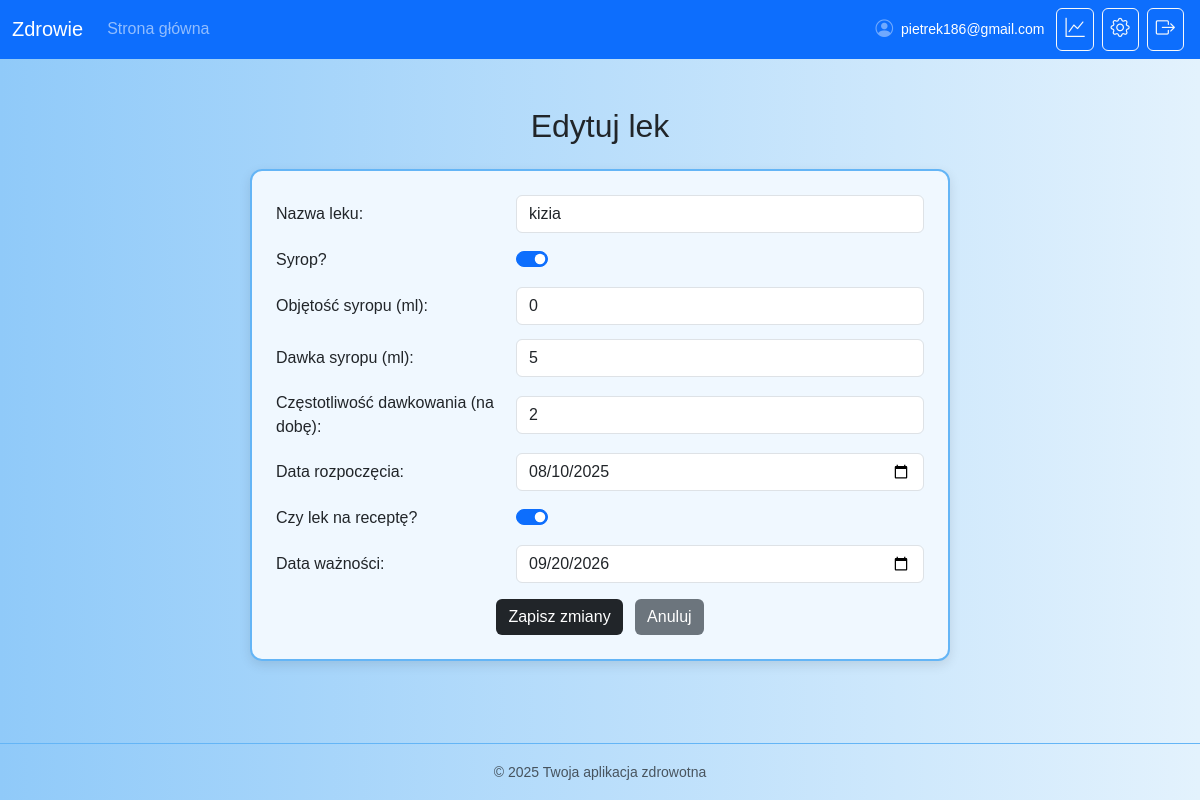
Screenshot of /medications/edit/43/ (signed in) with the database file from the repository.
### core/models.py (models this page shows, shortened)
class CustomUser(AbstractBaseUser):
    email = models.EmailField(unique=True)
    first_name = models.CharField(max_length=100)
    last_name = models.CharField(max_length=100)
    date_of_birth = models.DateField()
    guardian_email = models.EmailField()
    guardian_phone = models.CharField(
        max_length=16,
        blank=True,
        validators=[phone_validator],
        help_text="Numer telefonu opiekuna w formacie międzynarodowym, np. +48..."
    )
    is_active = models.BooleanField(default=True)
    is_staff = models.BooleanField(default=False)
    objects = CustomUserManager()
    USERNAME_FIELD = 'email'
    REQUIRED_FIELDS = ['first_name', 'last_name', 'date_of_birth', 'guardian_email', 'guardian_phone']

### medications/models.py (models this page shows, shortened)
class Medication(models.Model):
    FORM_TABLET = 'tablet'
    FORM_SYRUP  = 'syrup'
    FORM_CHOICES = [
        (FORM_TABLET, 'Tabletki'),
        (FORM_SYRUP,  'Syrop'),
    ]
    user = models.ForeignKey(settings.AUTH_USER_MODEL, on_delete=models.CASCADE)
    name = models.CharField("Nazwa leku", max_length=100)
    form = models.CharField("Postać leku", max_length=10, choices=FORM_CHOICES, default=FORM_TABLET)
    quantity = models.PositiveIntegerField("Ilość tabletek")
    dosage = models.CharField("Dawkowanie (np. 1 tabletka 2× dziennie)", max_length=100, blank=True)
    volume_ml = models.PositiveIntegerField("Objętość syropu (ml)", null=True, blank=True)
    dosage_ml_per_time = models.PositiveIntegerField("Dawka syropu (ml)", null=True, blank=True)
    frequency = models.PositiveIntegerField("Częstotliwość dawkowania (ile razy dziennie)", default=1)
    dosage_amount = models.PositiveIntegerField("Ilość leku na dawkę (np. 2 tabletki/ml)", default=1)
    start_date = models.DateField("Data rozpoczęcia stosowania")
    prescription_required = models.BooleanField("Czy lek na receptę?", default=False)
    expiration_date = models.DateField("Data ważności", null=True, blank=True)
    created_at = models.DateTimeField(auto_now_add=True)
    @property
    def remaining_quantity(self):
        if not self.start_date:
            return self.volume_ml if self.form == self.FORM_SYRUP else self.quantity
        days_used = (date.today() - self.start_date).days
        if days_used < 0:
            return self.volume_ml if self.form == self.FORM_SYRUP else self.quantity
        if self.form == self.FORM_TABLET:
            daily_usage = (self.dosage_amount or 1) * (self.frequency or 1)
            used = daily_usage * days_used
            return max(self.quantity - used, 0)
        elif self.form == self.FORM_SYRUP:
            per = self.dosage_ml_per_time or 1
            freq = self.frequency or 1
            used_ml = per * freq * days_used
            return max((self.volume_ml or 0) - used_ml, 0)
        return self.quantity

### medications/views.py (the view)
# urls.py: path('edit/<int:pk>/', views.edit_medication, name='edit_medication'),
@login_required
def edit_medication(request, pk):
    med = get_object_or_404(Medication, pk=pk, user=request.user)
    if request.method == 'POST':
        form = MedicationForm(request.POST, instance=med)
        if form.is_valid():
            med = form.save(commit=False)
            med.user = request.user
            if med.form == Medication.FORM_TABLET:
                if med.quantity is None:
                    med.quantity = 0
                if not med.dosage_amount:
                    med.dosage_amount = 1
            elif med.form == Medication.FORM_SYRUP:
                pass
            med.save()
            messages.success(request, 'Lek został pomyślnie zaktualizowany.')
            return redirect('medication_list')
    else:
        initial = {'form': med.form}
        if med.form == Medication.FORM_TABLET:
            initial['quantity'] = int(med.remaining_quantity or 0)
        elif med.form == Medication.FORM_SYRUP:
            initial['volume_ml'] = int(med.remaining_quantity or 0)
        form = MedicationForm(instance=med, initial=initial)
    return render(request, 'medications/edit_medication.html', {
        'form': form,
        'med': med
    })

### medications/templates/medications/edit_medication.html (shortened to what this page needs)
{% extends "core/base.html" %}
{% load static %}
{% block content %}
<div class="container mt-5">
  <h2 class="text-center mb-4">Edytuj lek</h2>
  <div class="form-container">
    <form method="post">
      <div class="form-row">
        <div class="form-label-col">Nazwa leku:</div>
        <div class="form-input-col">{{ form.name }}</div>
      </div>
      <div class="form-row">
        <div class="form-label-col">Syrop?</div>
        <div class="form-input-col">
          <div class="form-check form-switch">
            <input class="form-check-input" type="checkbox" id="isSyrupSwitch">
          </div>
        </div>
      </div>
      <div id="syrup-fields" style="display:none;">
        <div class="form-row">
          <div class="form-label-col">Objętość syropu (ml):</div>
          <div class="form-input-col">{{ form.volume_ml }}</div>
        </div>
        <div class="form-row">
          <div class="form-label-col">Dawka syropu (ml):</div>
          <div class="form-input-col">{{ form.dosage_ml_per_time }}</div>
        </div>
      </div>
      <div class="form-row">
        <div class="form-label-col">Częstotliwość dawkowania (na dobę):</div>
        <div class="form-input-col">{{ form.frequency }}</div>
      </div>
      <div class="form-row">
        <div class="form-label-col">Data rozpoczęcia:</div>
        <div class="form-input-col">
          <input type="date" name="start_date" class="form-control"
                 value="{{ form.instance.start_date|date:'Y-m-d' }}">
        </div>
      </div>
      <div class="form-row">
        <div class="form-label-col">Czy lek na receptę?</div>
        <div class="form-input-col">
          <div class="form-check form-switch">
            {{ form.prescription_required }}
          </div>
        </div>
      </div>
      <div class="form-row">
        <div class="form-label-col">Data ważności:</div>
        <div class="form-input-col">
          <input type="date" name="expiration_date" class="form-control"
                 value="{{ form.instance.expiration_date|date:'Y-m-d' }}">
        </div>
      </div>
      <div class="text-center mt-3">
        <button type="submit" class="btn btn-dark me-2">Zapisz zmiany</button>
        <a href="{% url 'medication_list' %}" class="btn btn-secondary">Anuluj</a>
      </div>
    </form>
  </div>
</div>
{% endblock %}

### core/templates/core/base.html (shortened to what this page needs)
<!DOCTYPE html>
<html lang="pl">
<head>
    {% load static %}
    <link href="https://cdn.jsdelivr.net/npm/bootstrap@5.3.2/dist/css/bootstrap.min.css" rel="stylesheet">
    <link rel="stylesheet" href="https://cdn.jsdelivr.net/npm/bootstrap-icons@1.10.5/font/bootstrap-icons.css">
    <link rel="stylesheet" href="{% static 'css/style.css' %}">
</head>
<body class="d-flex flex-column min-vh-100">
<nav class="navbar navbar-expand-lg navbar-dark bg-primary">
    <div class="container-fluid">
        <a class="navbar-brand" href="#">Zdrowie</a>
        <div class="collapse navbar-collapse">
            <ul class="navbar-nav me-auto mb-2 mb-lg-0">
                {% if user.is_authenticated and request.resolver_match.url_name != "login" and request.resolver_match.url_name != "register" and request.resolver_match.url_name != "dashboard" %}
                <li class="nav-item">
                    <a class="nav-link" href="{% url 'dashboard' %}">Strona główna</a>
                </li>
                {% endif %}
            </ul>
            {% if user.is_authenticated and request.resolver_match.url_name != "login" and request.resolver_match.url_name != "register" %}
            <ul class="navbar-nav ms-auto d-flex flex-row align-items-center">
                <li class="nav-item mx-2">
                    <span class="navbar-text d-flex align-items-center gap-2">
                        <i class="bi bi-person-circle opacity-75" style="font-size:1.1rem;"></i>
                        <span class="small d-none d-sm-inline text-truncate text-white fw-normal"
                              style="max-width: 220px;"
                              title="{% firstof user.email user.get_username %}">
                            {% firstof user.email user.get_username %}
                        </span>
                    </span>
                </li>
                <li class="nav-item mx-1">
                    <a class="btn btn-outline-light rounded px-2" href="{% url 'select_results' %}" title="Wyniki pomiarów">
                        <i class="bi bi-graph-up" style="font-size: 1.2rem;"></i>
                    </a>
                </li>
                <li class="nav-item mx-1">
                    <a class="btn btn-outline-light rounded px-2" href="{% url 'settings' %}" title="Ustawienia">
                        <i class="bi bi-gear" style="font-size: 1.2rem;"></i>
                    </a>
                </li>
                <li class="nav-item mx-1">
                    <a class="btn btn-outline-light rounded px-2" href="{% url 'logout' %}" title="Wyloguj się">
                        <i class="bi bi-box-arrow-right" style="font-size: 1.2rem;"></i>
                    </a>
                </li>
            </ul>
            {% endif %}
        </div>
    </div>
</nav>
<div class="flex-grow-1">
    {% block content %}{% endblock %}
</div>
<footer class="bg-light text-center text-muted py-3 mt-auto">
    <small>&copy; 2025 Twoja aplikacja zdrowotna</small>
</footer>
</body>
</html>

### core/static/css/style.css (style rules this page uses)
body { background: linear-gradient(to right, #90caf9, #e3f2fd); min-height: 100vh; margin: 0; font-family: Arial, sans-serif; }
.form-container { background-color: #f8f9fa; border: 2px solid #64b5f6; border-radius: 1rem; max-width: 500px; width: 90%; padding: 30px; margin: 50px auto; box-shadow: 0 0 15px rgba(0, 0, 0, 0.1); text-align: center; }
.btn-dark { background-color: #212529 !important; color: #ffffff !important; border: none !important; transition: 0.3s !important; }
.btn-secondary { background-color: #6c757d !important; color: #ffffff !important; border: none !important; transition: 0.3s !important; }
footer { background: linear-gradient(to right, #90caf9, #e3f2fd); border-top: 1px solid #64b5f6; color: #333; }

### medications/templates/medications/edit_medication.html (style rules this page uses)
.form-container { max-width: 700px; margin: 0 auto; background-color: #f0f8ff; padding: 24px; border-radius: 12px; box-shadow: 0 4px 12px rgba(0,0,0,0.1); }
.form-row { display: flex; align-items: center; margin-bottom: 14px; }
.form-label-col { flex: 0 0 240px; min-width: 240px; font-weight: 500; padding-right: 16px; text-align: left; }
.form-input-col { flex: 1; }

### rows the page displays
CustomUser: email "pietrek186@gmail.com"
Medication: name "kizia", volume_ml "0", dosage_ml_per_time "5", frequency "2", start_date "08/10/2025", prescription_required "☑", expiration_date "09/20/2026"
